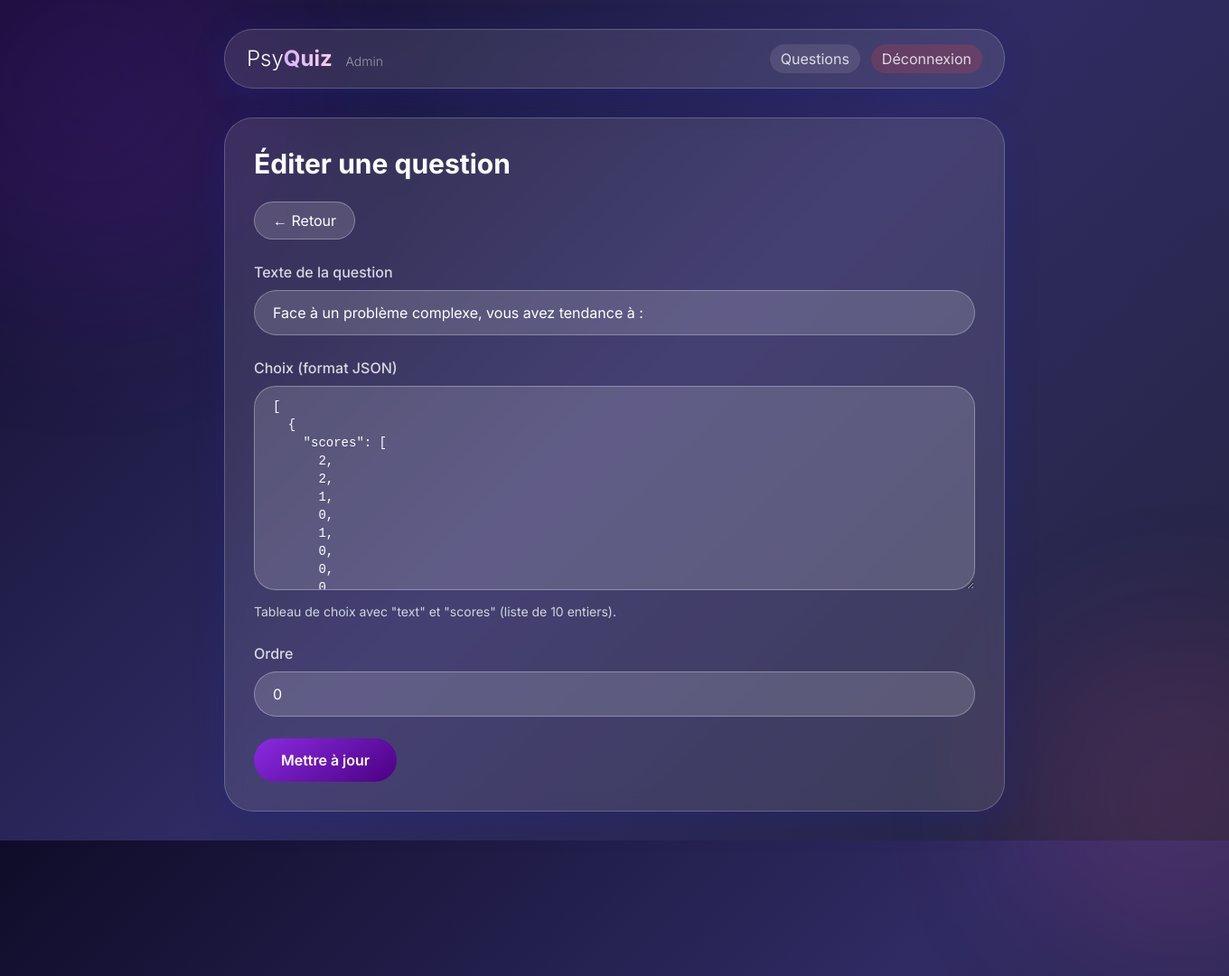
Page /admin/questions/edit/1 (signed in) on the committed database.
### tables this page shows
CREATE TABLE questions (
            id INTEGER PRIMARY KEY AUTOINCREMENT,
            text TEXT NOT NULL,
            choices TEXT NOT NULL,   -- JSON list of choices with texts and scores
            order_index INTEGER NOT NULL
        );

### main.py (the view)
@app.get("/admin/questions/edit/{qid}", response_class=HTMLResponse)
async def admin_edit_question_form(request: Request, qid: int):
    user_id = get_user_id_from_cookie(request)
    username = get_username_from_cookie(request)
    if not user_id or not username:
        return RedirectResponse(url="/login-admin", status_code=302)
    user = get_user_by_username(username)
    if not user or not user.get("is_psychologist"):
        return RedirectResponse(url="/", status_code=302)
    question = get_question_by_id(qid)
    if not question:
        raise HTTPException(status_code=404)
    response = templates.TemplateResponse("admin_question_form.html", {"request": request, "username": username, "question": question})
    response.headers['Cache-Control'] = 'no-cache, no-store, must-revalidate'
    return response

### templates/admin_question_form.html (shortened to what this page needs)
<!DOCTYPE html>
<html lang="fr">
<head>
    <script src="https://cdn.tailwindcss.com"></script>
</head>
<body class="relative">
    <div class="floating-shape shape1"></div>
    <div class="floating-shape shape2"></div>
    <div class="relative z-10 max-w-4xl mx-auto px-4 py-8">
        <nav class="glass-card py-4 px-6 flex justify-between items-center mb-8">
            <span class="text-2xl font-light text-white">Psy<span class="font-bold text-transparent bg-clip-text bg-gradient-to-r from-purple-300 to-pink-200">Quiz</span> <span class="text-sm text-white/50 ml-2">Admin</span></span>
            <div class="flex items-center space-x-3">
                <a href="/admin/questions" class="text-white/80 hover:text-white px-3 py-1 rounded-full bg-white/10 hover:bg-white/20 transition">Questions</a>
                <a href="/logout" class="text-white/80 hover:text-white px-3 py-1 rounded-full bg-red-500/20 hover:bg-red-500/30 transition">Déconnexion</a>
            </div>
        </nav>
        <div class="glass-card p-8">
            <h1 class="text-3xl font-bold text-white mb-6">{{ "Éditer" if question else "Ajouter" }} une question</h1>
            <div class="mb-6">
                <a href="/admin/questions" class="btn-secondary inline-flex items-center">← Retour</a>
            </div>
            <form method="post" class="space-y-6">
                <div>
                    <label class="label">Texte de la question</label>
                    <input type="text" name="text" required value="{{ question.text if question else '' }}" class="input-field">
                </div>
                <div>
                    <label class="label">Choix (format JSON)</label>
                    <textarea name="choices_json" rows="10" required class="input-field font-mono text-sm">{{ question.choices | tojson(indent=2) if question else '[{"text": "Exemple", "scores": [2,0,0,0,0,0,0,0,0,0]}]' }}</textarea>
                    <p class="text-sm text-gray-300 mt-2">Tableau de choix avec "text" et "scores" (liste de 10 entiers).</p>
                </div>
                {% if question %}
                <div>
                    <label class="label">Ordre</label>
                    <input type="number" name="order_index" value="{{ question.order_index }}" required class="input-field">
                </div>
                {% endif %}
                <div>
                    <button type="submit" class="btn-primary">{{ "Mettre à jour" if question else "Créer" }}</button>
                </div>
            </form>
        </div>
    </div>
</body>
</html>

### templates/admin_question_form.html (style rules this page uses)
body { font-family: 'Inter', sans-serif; background: linear-gradient(135deg, #0f0c29 0%, #302b63 50%, #24243e 100%); min-height: 100vh; position: relative; overflow-x: hidden; }
.floating-shape { position: absolute; background: rgba(255,255,255,0.03); border-radius: 50%; filter: blur(70px); z-index: 0; }
.shape1 { width: 500px; height: 500px; top: -150px; left: -150px; background: radial-gradient(circle, rgba(138,43,226,0.2) 0%, rgba(75,0,130,0.1) 100%); }
.shape2 { width: 400px; height: 400px; bottom: -150px; right: -150px; background: radial-gradient(circle, rgba(255,105,180,0.15) 0%, rgba(255,20,147,0.05) 100%); }
.glass-card { background: rgba(255,255,255,0.1); backdrop-filter: blur(10px); border: 1px solid rgba(255,255,255,0.2); border-radius: 2rem; box-shadow: 0 8px 32px 0 rgba(31,38,135,0.37); }
.input-field { background: rgba(255,255,255,0.15); border: 1px solid rgba(255,255,255,0.3); border-radius: 50px; padding: 12px 20px; color: white; width: 100%; outline: none; }
textarea.input-field { border-radius: 1.5rem; resize: vertical; }
.btn-primary { background: linear-gradient(145deg, #8a2be2, #4b0082); border-radius: 50px; padding: 12px 30px; color: white; font-weight: 600; transition: all 0.3s; }
.btn-secondary { background: rgba(255,255,255,0.15); border: 1px solid rgba(255,255,255,0.3); border-radius: 50px; padding: 8px 20px; color: white; transition: all 0.3s; }
.label { color: rgba(255,255,255,0.8); font-weight: 500; margin-bottom: 0.5rem; display: block; }

### rows in the picture
questions: text "Face à un problème complexe, vous avez tendance à :", order_index "0"

### other values in the picture
{{ "Éditer" if question else "Ajouter" }} "Éditer"
{{ "Mettre à jour" if question else "Créer" }} "Mettre à jour"
